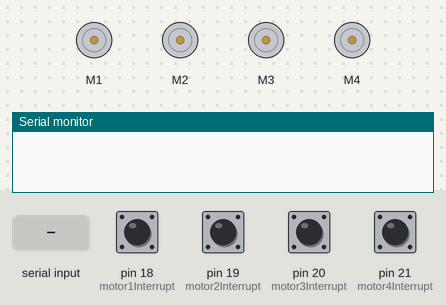
The sketch below on a simulated Arduino Mega 2560, built with avr-gcc and run on an emulated ATmega2560. On the bench: 4 × DC motor (green arrow = forward, orange = backward, longer = faster), the last lines printed to the serial monitor. The test bench sets the inputs (shaded band); at power-on: pin 18 (motor1Interrupt), pin 19 (motor2Interrupt), pin 20 (motor3Interrupt), pin 21 (motor4Interrupt) HIGH.

Above: at 1.2 s.
1.3 s: "F-1\n" received over the second serial link
At 1.7 s:
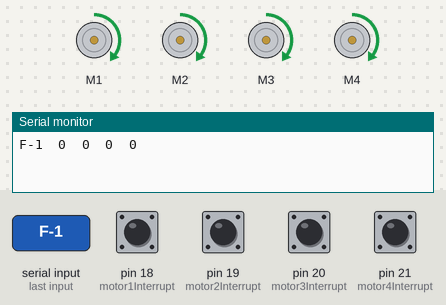
3.3 s: "B-1\n" received over the second serial link
At 3.7 s:
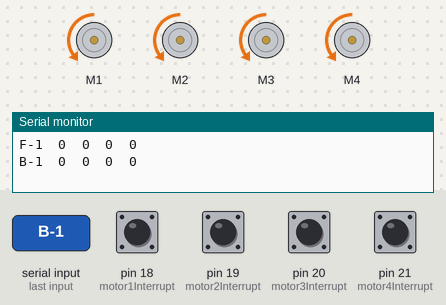
5.3 s: "L-1\n" received over the second serial link
At 5.7 s:
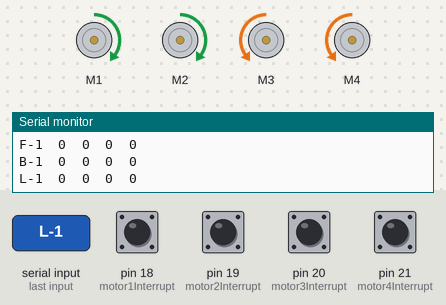
7.3 s: "R-1\n" received over the second serial link
At 7.7 s:
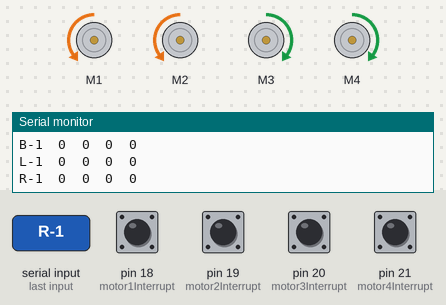
Timing chart, 0 to 10.3 s (numbered marks = the images above; inputs shaded):
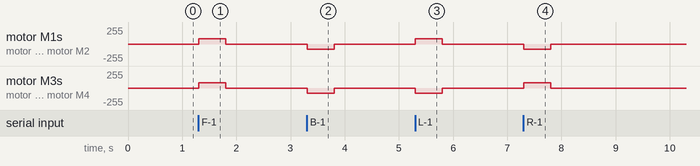

The sketch:

RCCarArduino.ino
```cpp
#include <AFMotor.h>

//Motor declarations
AF_DCMotor motor1(1);
AF_DCMotor motor2(2);
AF_DCMotor motor3(3);
AF_DCMotor motor4(4);

//Motor rotations direction variables
int motor1Dir = 0;
int motor2Dir = 0;
int motor3Dir = 0;
int motor4Dir = 0;

//Encoder interrupt pin declarations
int motor1Interrupt=18;
int motor2Interrupt=19;
int motor3Interrupt=20;
int motor4Interrupt=21;

//Angle storing variables
int angle1=0;
int angle2=0;
int angle3=0;
int angle4=0;

void setup()
{
  Serial.begin(9600);
  Serial2.begin(9600);

  //Setting motor speed
  motor1.setSpeed(80);
  motor2.setSpeed(80);
  motor3.setSpeed(80);
  motor4.setSpeed(80);

  //Setting up interrupt pins for encoder interfacing
  pinMode(motor1Interrupt, INPUT_PULLUP);
  attachInterrupt(digitalPinToInterrupt(motor1Interrupt), encoder1, CHANGE);
  pinMode(motor2Interrupt, INPUT_PULLUP);
  attachInterrupt(digitalPinToInterrupt(motor2Interrupt), encoder2, CHANGE);
  pinMode(motor3Interrupt, INPUT_PULLUP);
  attachInterrupt(digitalPinToInterrupt(motor3Interrupt), encoder3, CHANGE);
  pinMode(motor4Interrupt, INPUT_PULLUP);
  attachInterrupt(digitalPinToInterrupt(motor4Interrupt), encoder4, CHANGE);
}

void loop()
{
  //If command is being received on Serial2 bus
  if (Serial2.available() > 0)
  {
    //Read and print data on Serial0 bus
    String dat = Serial2.readStringUntil('\n');
    Serial.print(dat);
    Serial.print("\t");
    Serial.print(angle1);
    Serial.print("\t");
    Serial.print(angle2);
    Serial.print("\t");
    Serial.print(angle3);
    Serial.print("\t");
    Serial.println(angle4);

    //If Forward command
    if(dat == "F-1")
    {
      motor1Dir = 1;
      motor2Dir = 1;
      motor3Dir = 1;
      motor4Dir = 1;

      motor1.run(FORWARD);
      motor2.run(FORWARD);
      motor3.run(FORWARD);
      motor4.run(FORWARD);
      delay(500);

      motor1.run(RELEASE);
      motor2.run(RELEASE);
      motor3.run(RELEASE);
      motor4.run(RELEASE);
      dat = " ";
    }

    else if(dat == "F-0")
    {
      motor1.run(RELEASE);
      motor2.run(RELEASE);
      motor3.run(RELEASE);
      motor4.run(RELEASE);
      dat = " ";
    }

    //If backward command
    else if(dat == "B-1")
    {
      motor1Dir = 2;
      motor2Dir = 2;
      motor3Dir = 2;
      motor4Dir = 2;

      motor1.run(BACKWARD);
      motor2.run(BACKWARD);
      motor3.run(BACKWARD);
      motor4.run(BACKWARD);
      delay(500);

      motor1.run(RELEASE);
      motor2.run(RELEASE);
      motor3.run(RELEASE);
      motor4.run(RELEASE);
      dat = " ";
    }

    else if(dat == "B-0")
    {
      motor1.run(RELEASE);
      motor2.run(RELEASE);
      motor3.run(RELEASE);
      motor4.run(RELEASE);
      dat = " ";
    }

    //If left turn command
    else if(dat == "L-1")
    {
      motor1Dir = 1;
      motor2Dir = 1;
      motor3Dir = 2;
      motor4Dir = 2;

      motor1.run(FORWARD);
      motor2.run(FORWARD);
      motor3.run(BACKWARD);
      motor4.run(BACKWARD);
      delay(500);

      motor1.run(RELEASE);
      motor2.run(RELEASE);
      motor3.run(RELEASE);
      motor4.run(RELEASE);
      dat = " ";
    }

    else if(dat == "L-0")
    {
      motor1.run(RELEASE);
      motor2.run(RELEASE);
      motor3.run(RELEASE);
      motor4.run(RELEASE);
      dat = " ";
    }

    //If right turn command
    else if(dat == "R-1")
    {
      motor1Dir = 2;
      motor2Dir = 2;
      motor3Dir = 1;
      motor4Dir = 1;

      motor1.run(BACKWARD);
      motor2.run(BACKWARD);
      motor3.run(FORWARD);
      motor4.run(FORWARD);
      delay(500);

      motor1.run(RELEASE);
      motor2.run(RELEASE);
      motor3.run(RELEASE);
      motor4.run(RELEASE);
      dat = " ";
    }

    else if(dat == "R-0")
    {
      motor1.run(RELEASE);
      motor2.run(RELEASE);
      motor3.run(RELEASE);
      motor4.run(RELEASE);
      dat = " ";
    }

    //If horizonatal left command
    else if(dat == "LL-1")
    {
      motor1Dir = 2;
      motor2Dir = 1;
      motor3Dir = 2;
      motor4Dir = 1;

      motor1.run(BACKWARD);
      motor2.run(FORWARD);
      motor3.run(BACKWARD);
      motor4.run(FORWARD);
      delay(500);

      motor1.run(RELEASE);
      motor2.run(RELEASE);
      motor3.run(RELEASE);
      motor4.run(RELEASE);
      dat = " ";
    }

    else if(dat == "LL-0")
    {
      motor1.run(RELEASE);
      motor2.run(RELEASE);
      motor3.run(RELEASE);
      motor4.run(RELEASE);
      dat = " ";
    }

    //If horizontal right command
    else if(dat == "LR-1")
    {
      motor1Dir = 1;
      motor2Dir = 2;
      motor3Dir = 1;
      motor4Dir = 2;

      motor1.run(FORWARD);
      motor2.run(BACKWARD);
      motor3.run(FORWARD);
      motor4.run(BACKWARD);
      delay(500);

      motor1.run(RELEASE);
      motor2.run(RELEASE);
      motor3.run(RELEASE);
      motor4.run(RELEASE);
      dat = " ";
    }

    else if(dat == "LR-0")
    {
      motor1.run(RELEASE);
      motor2.run(RELEASE);
      motor3.run(RELEASE);
      motor4.run(RELEASE);
      dat = " ";
    }

    //If motors needs to stop
    else if(dat == "Stop")
    {
      motor1.run(RELEASE);
      motor2.run(RELEASE);
      motor3.run(RELEASE);
      motor4.run(RELEASE);
      dat = " ";
    }
  }
}

//Encoder counter functions
void encoder1()
{
  if(motor1Dir == 1){angle1 = angle1+10;}
  else if(motor1Dir == 2){angle1 = angle1-10;}
}

void encoder2()
{
  if(motor2Dir == 1){angle2 = angle2+10;}
  else if(motor2Dir == 2){angle2 = angle2-10;}
}

void encoder3()
{
  if(motor3Dir == 1){angle3 = angle3+10;}
  else if(motor3Dir == 2){angle3 = angle3-10;}
}

void encoder4()
{
  if(motor4Dir == 1){angle4 = angle4+10;}
  else if(motor4Dir == 2){angle4 = angle4-10;}
}
```

Measured:
- after the input at 1.3 s, motor M1–4: stopped → forward 80/255 at once, → stopped 0.50 s later
- after the input at 3.3 s, motor M1–4: stopped → backward 80/255 at once, → stopped 0.50 s later
- after the input at 5.3 s, motor M1, motor M2: stopped → forward 80/255 at once, → stopped 0.50 s later; motor M3, motor M4: stopped → backward 80/255 at once, → stopped 0.50 s later
- after the input at 7.3 s, motor M1, motor M2: stopped → backward 80/255 at once, → stopped 0.50 s later; motor M3, motor M4: stopped → forward 80/255 at once, → stopped 0.50 s later
